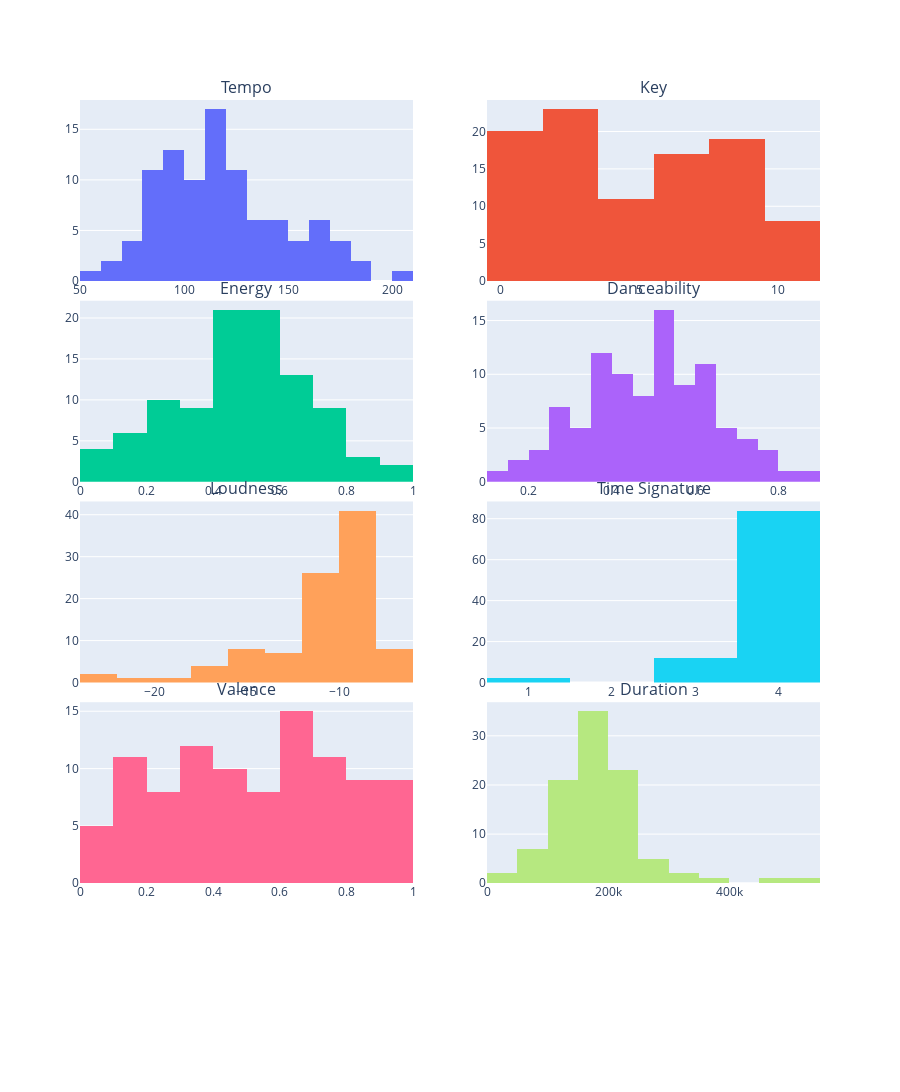

Notebook code cell kept with this figure:
### Code cell
layout_height = 450 * (len(audio_features) // 2 + 1) 

fig = make_subplots(rows=len(audio_features)//2 + 1, cols=2,
                    subplot_titles=audio_features, 
                    vertical_spacing=0.02)  

colors = px.colors.qualitative.Plotly

for i, feature in enumerate(audio_features):
    # Add a histogram for the current audio feature to the subplot
    row = i // 2 + 1
    col = i % 2 + 1
    fig.add_trace(go.Histogram(x=filtered_df[feature], name=feature, marker_color=colors[i % len(colors)],showlegend=False), row=row, col=col)

# Update axes and layout
fig.update_xaxes(title_text='Value', row=len(audio_features)//2 + 1, col=1)
fig.update_yaxes(title_text='Count', row=len(audio_features)//2 + 1, col=1)
fig.update_layout(barmode='overlay', height=layout_height, margin=dict(b=0.1))


# Show the plot
fig.show()

### Figure 1 — Plotly figure (JSON) as saved in the notebook; plotly's stock layout.template omitted (floating-point values rounded to 4 significant figures)
{"data": [{"marker": {"color": "#636EFA"}, "name": "Tempo", "showlegend": false, "type": "histogram", "x": [163.2, 118.8, 127.6, 87.38, 140.4, 126.2, 111.9, 113.0, 121.7, 112.0, 95.51, 121.8, 65.09, 95.8, 112.9, 101.1, 171.0, 144.2, 92.93, 117.6, 113.0, 99.31, 97.87, 96.75, 103.4, 85.21, 93.25, 93.7, 68.49, 177.6, 139.3, 114.8, 89.9, 113.1, 120.4, 150.7, 142.5, 79.46, 115, 84.89, 117.1, 103.1, 187.7, 146.4, 91.16, 76.64, 144.2, 98.42, 120.8, 167.5, 75.48, 84.78, 151.8, 139.2, 134.7, 104.8, 113.5, 110.8, 209.2, 95.94, 100.5, 103.1, 83.97, 128.1, 119.0, 117.2, 82.42, 105.3, 113.1, 165.0, 133.5, 129.2, 173.9, 92.22, 115.7, 81.26, 131.1, 74.99, 174.5, 100.9, 84.32, 123.4, 80.65, 80.61, 166.8, 100.7, 109.1, 152.1, 185.2, 157.0, 143.5, 59.0, 165.2, 90.95, 132.3, 128.5, 123.1, 169.0], "xaxis": "x", "yaxis": "y"}, {"marker": {"color": "#EF553B"}, "name": "Key", "showlegend": false, "type": "histogram", "x": [4, 0, 4, 8, 1, 6, 0, 0, 0, 4, 7, 2, 2, 10, 9, 0, 9, 4, 0, 0, 9, 0, 10, 7, 7, 2, 8, 7, 9, 10, 9, 0, 2, 10, 7, 7, 9, 7, 4, 0, 2, 5, 2, 7, 2, 9, 7, 9, 11, 9, 0, 2, 9, 2, 2, 5, 7, 1, 9, 2, 7, 7, 9, 2, 6, 9, 8, 7, 7, 9, 0, 9, 4, 1, 2, 2, 2, 2, 0, 2, 0, 11, 2, 0, 11, 4, 7, 1, 9, 5, 0, 11, 2, 4, 3, 2, 2, 2], "xaxis": "x2", "yaxis": "y2"}, {"marker": {"color": "#00CC96"}, "name": "Energy", "showlegend": false, "type": "histogram", "x": [0.457, 0.889, 0.214, 0.471, 0.241, 0.479, 0.413, 0.507, 0.471, 0.515, 0.673, 0.618, 0.325, 0.627, 0.536, 0.407, 0.613, 0.26, 0.395, 0.293, 0.488, 0.733, 0.502, 0.625, 0.48, 0.556, 0.445, 0.127, 0.483, 0.292, 0.54, 0.459, 0.763, 0.728, 0.51, 0.529, 0.969, 0.363, 0.654, 0.537, 0.731, 0.387, 0.522, 0.355, 0.615, 0.529, 0.297, 0.626, 0.544, 0.831, 0.624, 0.178, 0.525, 0.727, 0.0953, 0.129, 0.781, 0.536, 0.731, 0.431, 0.617, 0.463, 0.166, 0.096, 0.0994, 0.378, 0.0902, 0.219, 0.281, 0.376, 0.338, 0.54, 0.656, 0.512, 0.515, 0.249, 0.426, 0.177, 0.416, 0.215, 0.458, 0.487, 0.72, 0.152, 0.939, 0.596, 0.702, 0.412, 0.638, 0.489, 0.403, 0.478, 0.609, 0.828, 0.329, 0.556, 0.592, 0.515], "xaxis": "x3", "yaxis": "y3"}, {"marker": {"color": "#AB63FA"}, "name": "Danceability", "showlegend": false, "type": "histogram", "x": [0.364, 0.653, 0.381, 0.61, 0.704, 0.352, 0.526, 0.469, 0.632, 0.705, 0.451, 0.542, 0.311, 0.38, 0.624, 0.294, 0.297, 0.356, 0.551, 0.698, 0.651, 0.479, 0.39, 0.619, 0.4, 0.401, 0.542, 0.686, 0.433, 0.472, 0.431, 0.621, 0.792, 0.818, 0.523, 0.388, 0.48, 0.599, 0.453, 0.599, 0.523, 0.631, 0.589, 0.146, 0.208, 0.517, 0.537, 0.386, 0.623, 0.166, 0.577, 0.608, 0.327, 0.541, 0.512, 0.349, 0.39, 0.605, 0.175, 0.587, 0.587, 0.4, 0.253, 0.237, 0.249, 0.538, 0.269, 0.406, 0.354, 0.533, 0.396, 0.557, 0.422, 0.626, 0.37, 0.328, 0.764, 0.483, 0.335, 0.703, 0.543, 0.647, 0.53, 0.419, 0.474, 0.676, 0.726, 0.257, 0.291, 0.54, 0.443, 0.538, 0.44, 0.554, 0.299, 0.88, 0.761, 0.516], "xaxis": "x4", "yaxis": "y4"}, {"marker": {"color": "#FFA15A"}, "name": "Loudness", "showlegend": false, "type": "histogram", "x": [-14.16, -8.006, -11.63, -9.151, -13.26, -9.965, -9.865, -8.917, -7.887, -9.343, -9.115, -8.876, -9.042, -9.647, -7.617, -11.57, -9.065, -10.58, -14.76, -11.36, -8.22, -8.753, -12.28, -9.635, -7.768, -10.53, -9.105, -14.36, -9.422, -11.59, -9.6, -10.41, -11.19, -8.331, -9.827, -10.53, -7.464, -11.73, -8.855, -9.617, -8.613, -11.53, -8.718, -14.58, -15.3, -11.85, -15.45, -9.451, -11.04, -8.469, -9.626, -17.11, -10.27, -7.509, -16.08, -15.88, -7.878, -10.07, -8.341, -9.495, -9.164, -8.455, -16.62, -20.63, -19.27, -14.12, -23.02, -13.15, -12.43, -11.91, -10.87, -10.48, -8.412, -9.15, -9.487, -11.78, -11.04, -17.63, -11.05, -23.03, -8.976, -10.12, -8.793, -12.13, -8.884, -9.107, -10.76, -11.79, -7.854, -12.28, -8.339, -8.957, -8.824, -6.435, -10.1, -10.77, -9.836, -12.04], "xaxis": "x5", "yaxis": "y5"}, {"marker": {"color": "#19D3F3"}, "name": "Time Signature", "showlegend": false, "type": "histogram", "x": [4, 4, 3, 4, 4, 4, 4, 4, 4, 4, 4, 3, 1, 4, 4, 4, 4, 4, 4, 4, 4, 4, 4, 4, 4, 4, 4, 4, 4, 4, 4, 4, 4, 4, 4, 4, 4, 4, 4, 4, 4, 4, 4, 3, 4, 4, 4, 4, 4, 4, 4, 4, 3, 4, 4, 3, 4, 4, 4, 4, 4, 4, 3, 4, 3, 4, 4, 4, 4, 4, 4, 4, 3, 4, 4, 4, 4, 4, 3, 3, 4, 1, 4, 4, 4, 4, 4, 4, 3, 3, 4, 4, 4, 4, 4, 4, 4, 4], "xaxis": "x6", "yaxis": "y6"}, {"marker": {"color": "#FF6692"}, "name": "Valence", "showlegend": false, "type": "histogram", "x": [0.175, 0.879, 0.393, 0.63, 0.661, 0.354, 0.71, 0.619, 0.764, 0.803, 0.583, 0.93, 0.668, 0.255, 0.641, 0.0378, 0.338, 0.49, 0.261, 0.724, 0.49, 0.806, 0.289, 0.467, 0.653, 0.654, 0.52, 0.372, 0.717, 0.824, 0.44, 0.648, 0.152, 0.975, 0.789, 0.332, 0.494, 0.648, 0.702, 0.946, 0.81, 0.832, 0.957, 0.178, 0.101, 0.362, 0.553, 0.695, 0.793, 0.281, 0.671, 0.401, 0.435, 0.91, 0.193, 0.163, 0.199, 0.688, 0.801, 0.778, 0.947, 0.627, 0.0489, 0.0629, 0.0357, 0.16, 0.0462, 0.271, 0.367, 0.187, 0.377, 0.394, 0.549, 0.73, 0.42, 0.162, 0.726, 0.192, 0.223, 0.522, 0.704, 0.222, 0.69, 0.239, 0.499, 0.97, 0.931, 0.858, 0.525, 0.67, 0.41, 0.527, 0.364, 0.888, 0.392, 0.955, 0.332, 0.524], "xaxis": "x7", "yaxis": "y7"}, {"marker": {"color": "#B6E880"}, "name": "Duration", "showlegend": false, "type": "histogram", "x": [337413, 79067, 215160, 162093, 157667, 304667, 157533, 156827, 168120, 164107, 122893, 161227, 208467, 246413, 179147, 235067, 170107, 179107, 135520, 148413, 180893, 208840, 247320, 181307, 230387, 275867, 124267, 138387, 123493, 148573, 164547, 194160, 52973, 188960, 137840, 235773, 163453, 213107, 285000, 230453, 144773, 105933, 101160, 193760, 502013, 182080, 161160, 255707, 174467, 269787, 195267, 168027, 240453, 163080, 176667, 186307, 385013, 159720, 204493, 130893, 191307, 231213, 216693, 180213, 136693, 139360, 132773, 134027, 140733, 259947, 182293, 185733, 207240, 170720, 467320, 165667, 207920, 146267, 242973, 25987, 96467, 141613, 118627, 91760, 72640, 66533, 216813, 228133, 145587, 50467, 243027, 235000, 217560, 173960, 218187, 152213, 189387, 40040], "xaxis": "x8", "yaxis": "y8"}], "layout": {"annotations": [{"font": {"size": 16}, "showarrow": false, "text": "Tempo", "x": 0.225, "xanchor": "center", "xref": "paper", "y": 1, "yanchor": "bottom", "yref": "paper"}, {"font": {"size": 16}, "showarrow": false, "text": "Key", "x": 0.775, "xanchor": "center", "xref": "paper", "y": 1, "yanchor": "bottom", "yref": "paper"}, {"font": {"size": 16}, "showarrow": false, "text": "Energy", "x": 0.225, "xanchor": "center", "xref": "paper", "y": 0.796, "yanchor": "bottom", "yref": "paper"}, {"font": {"size": 16}, "showarrow": false, "text": "Danceability", "x": 0.775, "xanchor": "center", "xref": "paper", "y": 0.796, "yanchor": "bottom", "yref": "paper"}, {"font": {"size": 16}, "showarrow": false, "text": "Loudness", "x": 0.225, "xanchor": "center", "xref": "paper", "y": 0.592, "yanchor": "bottom", "yref": "paper"}, {"font": {"size": 16}, "showarrow": false, "text": "Time Signature", "x": 0.775, "xanchor": "center", "xref": "paper", "y": 0.592, "yanchor": "bottom", "yref": "paper"}, {"font": {"size": 16}, "showarrow": false, "text": "Valence", "x": 0.225, "xanchor": "center", "xref": "paper", "y": 0.388, "yanchor": "bottom", "yref": "paper"}, {"font": {"size": 16}, "showarrow": false, "text": "Duration", "x": 0.775, "xanchor": "center", "xref": "paper", "y": 0.388, "yanchor": "bottom", "yref": "paper"}], "barmode": "overlay", "height": 2250, "margin": {"b": 0.1}, "xaxis": {"anchor": "y", "domain": [0, 0.45]}, "xaxis10": {"anchor": "y10", "domain": [0.55, 1]}, "xaxis2": {"anchor": "y2", "domain": [0.55, 1]}, "xaxis3": {"anchor": "y3", "domain": [0, 0.45]}, "xaxis4": {"anchor": "y4", "domain": [0.55, 1]}, "xaxis5": {"anchor": "y5", "domain": [0, 0.45]}, "xaxis6": {"anchor": "y6", "domain": [0.55, 1]}, "xaxis7": {"anchor": "y7", "domain": [0, 0.45]}, "xaxis8": {"anchor": "y8", "domain": [0.55, 1]}, "xaxis9": {"anchor": "y9", "domain": [0, 0.45], "title": {"text": "Value"}}, "yaxis": {"anchor": "x", "domain": [0.816, 1]}, "yaxis10": {"anchor": "x10", "domain": [0, 0.184]}, "yaxis2": {"anchor": "x2", "domain": [0.816, 1]}, "yaxis3": {"anchor": "x3", "domain": [0.612, 0.796]}, "yaxis4": {"anchor": "x4", "domain": [0.612, 0.796]}, "yaxis5": {"anchor": "x5", "domain": [0.408, 0.592]}, "yaxis6": {"anchor": "x6", "domain": [0.408, 0.592]}, "yaxis7": {"anchor": "x7", "domain": [0.204, 0.388]}, "yaxis8": {"anchor": "x8", "domain": [0.204, 0.388]}, "yaxis9": {"anchor": "x9", "domain": [0, 0.184], "title": {"text": "Count"}}}}
